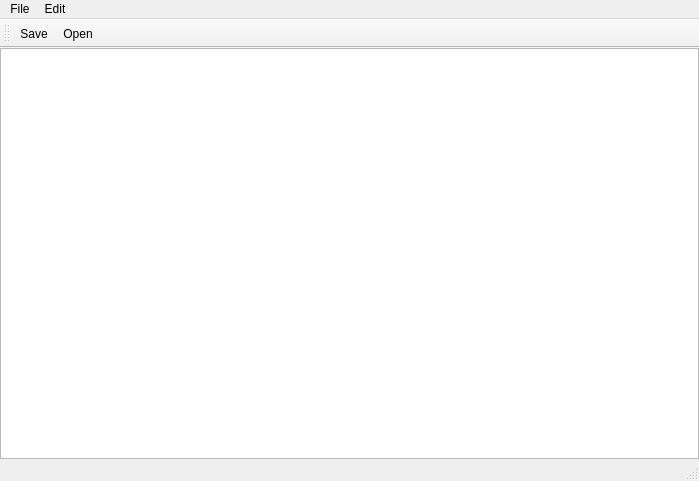
<?xml version="1.0" encoding="UTF-8"?>
<ui version="4.0">
 <class>MainWindow</class>
 <widget class="QMainWindow" name="MainWindow">
  <property name="geometry">
   <rect>
    <x>0</x>
    <y>0</y>
    <width>699</width>
    <height>481</height>
   </rect>
  </property>
  <property name="sizePolicy">
   <sizepolicy hsizetype="Expanding" vsizetype="Expanding">
    <horstretch>0</horstretch>
    <verstretch>0</verstretch>
   </sizepolicy>
  </property>
  <property name="windowTitle">
   <string>YATE - Yet Another Text Editor</string>
  </property>
  <property name="animated">
   <bool>true</bool>
  </property>
  <property name="documentMode">
   <bool>false</bool>
  </property>
  <widget class="QWidget" name="centralwidget">
   <property name="sizePolicy">
    <sizepolicy hsizetype="Expanding" vsizetype="Expanding">
     <horstretch>0</horstretch>
     <verstretch>0</verstretch>
    </sizepolicy>
   </property>
   <property name="font">
    <font>
     <family>DejaVu Sans</family>
    </font>
   </property>
   <layout class="QVBoxLayout" name="verticalLayout">
    <property name="spacing">
     <number>9</number>
    </property>
    <property name="margin">
     <number>0</number>
    </property>
    <item>
     <widget class="QTextEdit" name="textEdit">
      <property name="html">
       <string>&lt;!DOCTYPE HTML PUBLIC &quot;-//W3C//DTD HTML 4.0//EN&quot; &quot;http://www.w3.org/TR/REC-html40/strict.dtd&quot;&gt;
&lt;html&gt;&lt;head&gt;&lt;meta name=&quot;qrichtext&quot; content=&quot;1&quot; /&gt;&lt;style type=&quot;text/css&quot;&gt;
p, li { white-space: pre-wrap; }
&lt;/style&gt;&lt;/head&gt;&lt;body style=&quot; font-family:'DejaVu Sans'; font-size:10pt; font-weight:400; font-style:normal;&quot;&gt;
&lt;p style=&quot;-qt-paragraph-type:empty; margin-top:0px; margin-bottom:0px; margin-left:0px; margin-right:0px; -qt-block-indent:0; text-indent:0px; font-family:'Sans Serif';&quot;&gt;&lt;br /&gt;&lt;/p&gt;&lt;/body&gt;&lt;/html&gt;</string>
      </property>
     </widget>
    </item>
   </layout>
  </widget>
  <widget class="QMenuBar" name="menubar">
   <property name="geometry">
    <rect>
     <x>0</x>
     <y>0</y>
     <width>699</width>
     <height>21</height>
    </rect>
   </property>
   <widget class="QMenu" name="menuFile">
    <property name="title">
     <string>File</string>
    </property>
    <addaction name="actionOpen"/>
    <addaction name="actionSave"/>
    <addaction name="actionQuit"/>
   </widget>
   <widget class="QMenu" name="menuEdit">
    <property name="title">
     <string>Edit</string>
    </property>
    <addaction name="actionText_Color"/>
    <addaction name="actionFont"/>
   </widget>
   <addaction name="menuFile"/>
   <addaction name="menuEdit"/>
  </widget>
  <widget class="QStatusBar" name="statusbar"/>
  <widget class="QToolBar" name="toolBar">
   <property name="windowTitle">
    <string>toolBar</string>
   </property>
   <attribute name="toolBarArea">
    <enum>TopToolBarArea</enum>
   </attribute>
   <attribute name="toolBarBreak">
    <bool>false</bool>
   </attribute>
   <addaction name="actionSave"/>
   <addaction name="actionOpen"/>
  </widget>
  <action name="actionOpen">
   <property name="checkable">
    <bool>false</bool>
   </property>
   <property name="icon">
    <iconset>
     <normaloff>../../../../../../../usr/share/icons/oxygen/32x32/actions/document-open.png</normaloff>../../../../../../../usr/share/icons/oxygen/32x32/actions/document-open.png</iconset>
   </property>
   <property name="text">
    <string>Open</string>
   </property>
   <property name="statusTip">
    <string>Open File</string>
   </property>
   <property name="shortcut">
    <string>Ctrl+O</string>
   </property>
  </action>
  <action name="actionSave">
   <property name="icon">
    <iconset>
     <normaloff>../../../../../../../usr/share/icons/oxygen/32x32/actions/document-save.png</normaloff>../../../../../../../usr/share/icons/oxygen/32x32/actions/document-save.png</iconset>
   </property>
   <property name="text">
    <string>Save</string>
   </property>
   <property name="toolTip">
    <string>Save File</string>
   </property>
   <property name="statusTip">
    <string>Save File</string>
   </property>
   <property name="shortcut">
    <string>Ctrl+S</string>
   </property>
  </action>
  <action name="actionQuit">
   <property name="icon">
    <iconset>
     <normaloff>../../../../../../../usr/share/icons/oxygen/32x32/actions/application-exit.png</normaloff>../../../../../../../usr/share/icons/oxygen/32x32/actions/application-exit.png</iconset>
   </property>
   <property name="text">
    <string>Quit</string>
   </property>
   <property name="statusTip">
    <string>Quit Yate</string>
   </property>
   <property name="shortcut">
    <string>Ctrl+Q</string>
   </property>
  </action>
  <action name="actionText_Color">
   <property name="icon">
    <iconset>
     <normaloff>../../../../../../../usr/share/icons/oxygen/32x32/actions/format-text-color.png</normaloff>../../../../../../../usr/share/icons/oxygen/32x32/actions/format-text-color.png</iconset>
   </property>
   <property name="text">
    <string>Text Color</string>
   </property>
   <property name="statusTip">
    <string>Text Color</string>
   </property>
  </action>
  <action name="actionFont">
   <property name="icon">
    <iconset>
     <normaloff>../../../../../../../usr/share/icons/oxygen/32x32/actions/character-set.png</normaloff>../../../../../../../usr/share/icons/oxygen/32x32/actions/character-set.png</iconset>
   </property>
   <property name="text">
    <string>Font</string>
   </property>
   <property name="statusTip">
    <string>Text Font</string>
   </property>
  </action>
 </widget>
 <resources/>
 <connections/>
</ui>
